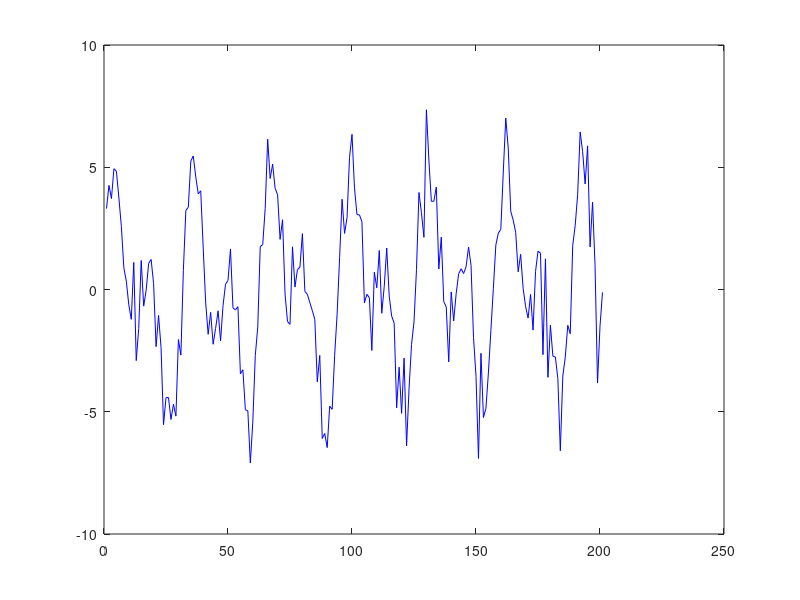

The MATLAB source for this figure: (Note: this script raises an error after producing the figure.)
%Matlab
data_length = 201;
noise = wgn(1,data_length,2);  
for n=1:1:data_length  
    s(1,n) = 3*sin(0.2*n)+3*sin(0.4*n);  
end  
x = s + noise;
h=[-1,  3, -3,  1;
    3, -6,  3,  0;
   -3,  0,  3,  0;
    1,  4,  1,  0];
for n=1:1:data_length
    t = n*0.0001;
    if n<4
        y(1,n) = x(1,n);
    else
    temp = [x(1,n), x(1,n-1), x(1,n-2), x(1,n-3)];
    y(1,n) = [t*t*t, t*t, t, 1] * h * temp';
    end
end    
plot(x,'b');  
hold on;
plot(smooth(x),'g');  
hold on;
plot(y,'r');   
hold off;